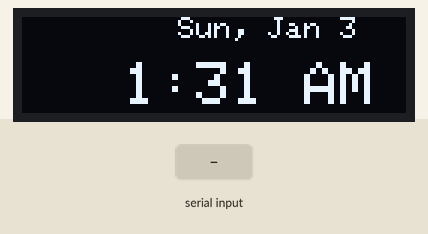
Bench run of a sketch on a simulated Teensy 4. Parts: 128×32 one-colour display. The inputs (shaded band) are chosen by the test bench. The display library's start-up logo is not drawn; what the sketch prints to the serial monitor is not drawn.

Above: at 3.2 s.
3.3 s: " " received over Serial
At 4.7 s:
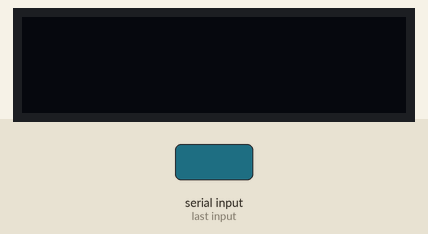
At 9.57 s:
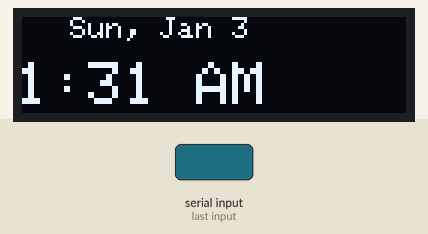
Timing chart, 0 to 11.1 s (numbered marks = the images above; inputs shaded):
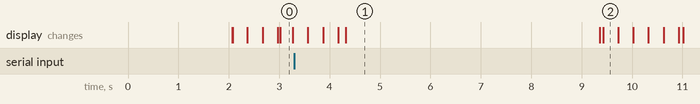

The sketch:

SmartGlasses.ino
```cpp
#include <SPI.h>
#include <Wire.h>
#include <TimeLib.h>
#include <Adafruit_GFX.h>
#include <Adafruit_SSD1306.h>

Adafruit_SSD1306 display = Adafruit_SSD1306(128, 32, &Wire);
String days[] = {"Sun", "Mon", "Tue", "Wed", "Thur", "Fri", "Sat"};
String months[] = {"Jan", "Feb", "Mar", "Apr", "May", "Jun", "Jul", "Aug", "Sep", "Oct", "Nov", "Dec"};

// OLED FeatherWing buttons map to different pins depending on board:
#if defined(ESP8266)
  #define BUTTON_A  0
  #define BUTTON_B 16
  #define BUTTON_C  2
#elif defined(ESP32)
  #define BUTTON_A 15
  #define BUTTON_B 32
  #define BUTTON_C 14
#elif defined(ARDUINO_STM32_FEATHER)
  #define BUTTON_A PA15
  #define BUTTON_B PC7
  #define BUTTON_C PC5
#elif defined(TEENSYDUINO)
  #define BUTTON_A  4
  #define BUTTON_B  3
  #define BUTTON_C  8
#elif defined(ARDUINO_FEATHER52832)
  #define BUTTON_A 31
  #define BUTTON_B 30
  #define BUTTON_C 27
#else // 32u4, M0, M4, nrf52840 and 328p
  #define BUTTON_A  9
  #define BUTTON_B  6
  #define BUTTON_C  5
#endif

void setup() {
  Serial.begin(9600);
  Serial.println("Connecting to Smart Glasses ...");
  setTime(1,31,25,3,1,2021); //Setting the time to a random date for initialization.
  //Serial.println(month());
  // SSD1306_SWITCHCAPVCC = generate display voltage from 3.3V internally
  display.begin(SSD1306_SWITCHCAPVCC, 0x3C); // Address 0x3C for 128x64 OLED

  Serial.println("OLED began");
  display.display();
  delay(2000);

  // Clear the buffer.
  display.clearDisplay();
  display.display();
  String text = "Connected to glasses";

  showText(text, 1);
}

void showText(String text, double fontSize){
  // if (text.length() >= 10) fontSize = 1;
  fontSize = 2;
  display.clearDisplay();
  display.setTextSize(fontSize);
  display.setTextColor(SSD1306_WHITE);
  display.setCursor(0,0);
  display.println(text);
  display.display();
  display.startscrollright(0x00, 0x07);
}

void showTime(){
  display.clearDisplay();
  display.setTextSize(1);
  time_t t = now(); // store the current time in time variable t
  display.setCursor(30, 0);
  display.print(days[weekday(t) - 1]); display.print(", ");
  display.print(months[month(t) - 1]); display.print(" ");
  display.print(day(t));
  display.setTextSize(2);
  display.setCursor(12,15);
  display.print(hourFormat12(t));
  int sec = second(t);
  if (sec % 2 == 0){display.print(":");}
  else{display.print(" ");}
  display.print(minute(t)); display.print(" ");
  //display.print(second(t)); display.print(" ");
  if (isAM(t)){display.print("AM");}
  else {display.print("PM");}
  display.display();
}

void parseTime(String&& in){
  const char* curtime = in.c_str();
  auto ptr = curtime;
  int t[6];
  int n;
  for (int& v: t) {
      sscanf(ptr, "%d%n", &v, &n);
      ptr += (n+1);
  }
  setTime(t[0], t[1], t[2], t[3], t[4], t[5]);
}

void loop() {
    showTime();
    if (Serial.available() > 0){
      String in = Serial.readString();
      Serial.println("Received " + in);
      if (in.startsWith("setTime")){
          parseTime(in.substring(in.indexOf(" ")));
      }
      else if (in.startsWith("Call")){
        showText("Mom calling", 2);
        delay(5000);
      }
      else{
        showText(in, 2);
        delay(5000);
      }
    }
}
```

Measured:
- what the display in image 1 shows lasts 5.1 s, from 4.3 s to 9.4 s
